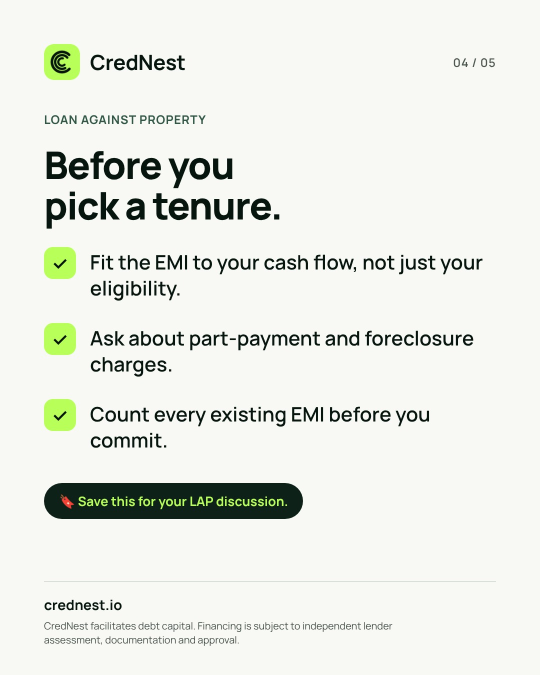
#> input picture media/CR01-lap-emi/04.jpg, 1080 x 1350 px, given in place of CredNest_Icon_Source_Transparent_120.png, which was not available (shown at 1/2 size)
$ python render_calendar.py
#> lines starting #> are read from the running program, lines starting #| are printed output that depends on the picture
### scripts/render_hooks_layout.py
"""Deterministic Manrope typesetting and original geometric topic illustrations.

All coordinates are in final-image pixels; drawing uses 2x supersampling.
The queue topic is the source of truth for every cover/card headline.
"""
import json
from functools import lru_cache
from pathlib import Path
from PIL import Image, ImageDraw, ImageFont, ImageCms

ROOT = Path(__file__).resolve().parents[1]
W, H, S, M = 1080, 1350, 2, 88
INK, DEEP, FOREST = "#07150F", "#0D2119", "#315746"
PAPER, LIME, MINT = "#F8F8F4", "#B8FF5A", "#9DF3C5"
CONTACT = "crednest.io · WhatsApp +91 98199 99057"
DISCLAIMER = ("CredNest is a debt-capital facilitator, not a lender or NBFC. "
              "Loan approval and terms are at the lender's sole discretion.")
CASE_TAG = "Illustrative scenario, not a client case or testimonial."
THEMES = {
    "dark": (DEEP, PAPER, LIME, "#DCE6E0", "#315746", "#17372A"),
    "forest": (FOREST, PAPER, LIME, PAPER, "#6F9582", "#244737"),
    "paper": (PAPER, INK, FOREST, FOREST, "#CAD3CA", "#E5EBDD"),
    "lime": (LIME, INK, INK, "#1E3A2C", "#81B83B", "#A5E64E"),
}


@lru_cache(maxsize=None)
def font(size, weight="Extrabold"):
    return ImageFont.truetype(str(ROOT / "brand/03_Fonts" / f"Manrope-{weight}.ttf"), round(size * S))


class Canvas:
    def __init__(self, theme):
#> called with theme = 'lime'
        self.bg, self.fg, self.accent, self.sub, self.rule, self.panel = THEMES[theme]
        self.im = Image.new("RGB", (W * S, H * S), self.bg)
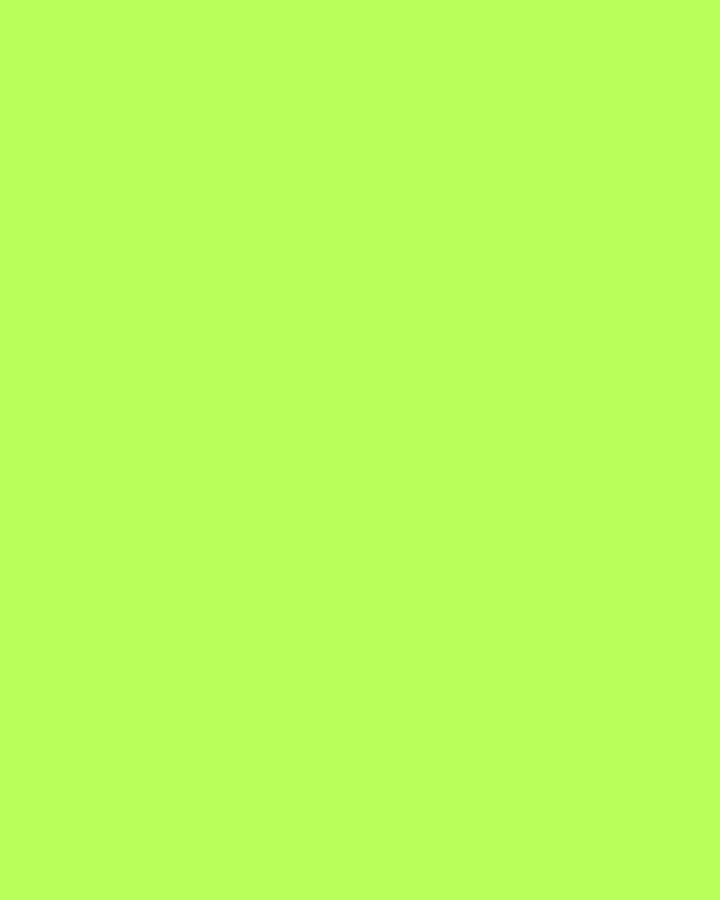
#> self.im: PIL image 2160x2700 RGB (shown at 1/3 size); mean R, G, B 184, 255, 90
        self.d = ImageDraw.Draw(self.im)

    def text(self, xy, text, size, fill=None, weight="Extrabold"):
        self.d.text(tuple(round(v * S) for v in xy), text, font=font(size, weight), fill=fill or self.fg, anchor="lt")

    def width(self, text, size, weight="Extrabold"):
        return self.d.textlength(text, font=font(size, weight)) / S

    def line(self, xy, fill=None, width=2):
        self.d.line([round(v * S) for v in xy], fill=fill or self.rule, width=round(width * S), joint="curve")

    def rect(self, box, fill=None, outline=None, width=2, radius=0):
        box = [round(v * S) for v in box]
        if radius:
            self.d.rounded_rectangle(box, radius=round(radius * S), fill=fill, outline=outline, width=round(width * S))
        else:
            self.d.rectangle(box, fill=fill, outline=outline, width=round(width * S))

    def circle(self, box, fill=None, outline=None, width=2):
        self.d.ellipse([round(v * S) for v in box], fill=fill, outline=outline, width=round(width * S))

    def wrap(self, text, size, width, weight="Medium"):
        result = []
        for para in text.split("\n"):
            line = ""
            for word in para.split():
                candidate = (line + " " + word).strip()
                if line and self.width(candidate, size, weight) > width:
                    result.append(line)
                    line = word
                else:
                    line = candidate
            result.append(line)
        assert all(self.width(line, size, weight) <= width for line in result), text
        return result

    def lines(self, xy, lines, size, leading, fill=None, weight="Medium"):
        x, y = xy
        for line in lines:
            self.text((x, y), line, size, fill, weight)
            y += leading
        return y

    # [6 lines left out: function save, not called in this run]


def header(c, kicker, index=None):
    # Use the supplied mark, unchanged and proportionally scaled.
#> called with kicker = 'Working capital'
    logo = Image.open(ROOT / "brand/04_Logos/CredNest_Icon_Source_Transparent_120.png").convert("RGBA")
    logo = logo.resize((72 * S, 72 * S), Image.Resampling.LANCZOS)
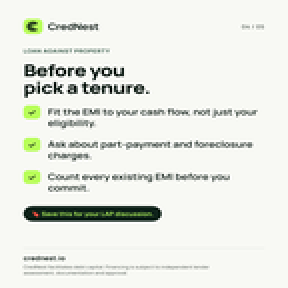
#> logo: PIL image 144x144 RGBA (shown 2 times larger); mean R, G, B, A 232.5, 235.2, 228.3, 255
    c.im.paste(logo, (M * S, 72 * S), logo)
    c.text((182, 89), "CredNest", 42, weight="Bold")
    c.line((M, 176, W - M, 176))
    c.text((M, 211), kicker.upper(), 25, c.accent, "Bold")
    if index:
        c.text((900, 102), index, 25, c.sub, "Bold")


def footer(c):
    # All footer ink stays above y=1230, leaving the bottom 120px clear.
    c.line((M, 1096, W - M, 1096))
    c.text((M, 1113), CONTACT, 30, weight="Bold")
    lines = c.wrap(DISCLAIMER, 32, W - 2 * M, "Medium")
    assert len(lines) <= 2
    end = c.lines((M, 1158), lines, 32, 35, c.fg, "Medium")
    assert end <= 1228  # final line ink ends above y=1230


def document(c, x, y, w, h, label=None, color=None, fill=None):
#> called with x = 850, y = 45, w = 128, h = 114, label = '₹'
    color = color or c.accent
    c.rect((x, y, x + w, y + h), fill=fill or c.panel, outline=color, width=3, radius=10)
    c.line((x + 18, y + 22, x + w - 18, y + 22), color, 5)
    if label:
        c.text((x + 18, y + 44), label, min(36, w * .21), color, "Bold")
    for dy, frac in ((.60, .72), (.74, .55), (.87, .66)):
        c.line((x + 18, y + h * dy, x + w * frac, y + h * dy), color, 3)


# [56 lines left out: functions house, anchor, mini, not called in this run]


def headline(c, text, y=270, start=104):
#> called with y = 270, start = 96
    for size in range(start, 89, -2):
        lines = c.wrap(text, size, W - 2 * M, "Extrabold")
        if len(lines) <= 4:
            assert " ".join(lines) == " ".join(text.split())
            return c.lines((M, y), lines, size, int(size * 1.04), c.fg, "Extrabold"), size, lines
#> this loop made 1 pass
#> lines on pass 1: ['CC limit full every', "month? That's a", 'signal.']
    raise ValueError(f"Headline cannot fit at >=90px and <=4 lines: {text}")


# [42 lines left out: function render, not called in this run]


# Content transcribed from the existing slides, preserving educational meaning.
# Scenario labels move out of the headline into the small, explicit tag.
INTERIORS = {
    "D09-feed": [
        ("A supply contract. An obligation first.", ["The business has a contractual performance obligation.", "This is not a client case or testimonial."]),
        ("Start with the underlying documents.", ["Contract, parties and payment terms.", "The exact obligation the instrument supports."]),
        ("Match the instrument to the requirement.", ["LC and BG discussions serve different commercial purposes.", "The structure and documents depend on lender assessment."]),
        ("Save this with your contract checklist.", []),
    ],
    "D10-feed": [
        ("Property and identity.", ["Ownership and title information.", "KYC and records relevant to the property."]),
        ("Income and existing commitments.", ["Income or business financial information.", "Banking and existing repayment obligations."]),
        ("Use of funds and repayment.", ["Explain what the borrowing will support.", "Ask which case-specific documents the lender requires."]),
        ("Save the LAP document checklist.", []),
    ],
    "D16-feed": [
        ("Build the project explanation.", ["Purpose, implementation milestones and costs.", "Sources of funds and repayment assumptions."]),
        ("CMA and DPR answer different questions.", ["CMA information supports financial projections.", "A DPR explains the project, implementation and assumptions."]),
        ("Make the records consistent.", ["Connect estimates to supporting evidence.", "Ask what your project and lender require."]),
        ("Save the project-finance preparation checklist.", []),
    ],
    "D20-feed": [
        ("Property is not the whole assessment.", ["Income and repayment capacity still matter.", "Existing obligations need a clear explanation."]),
        ("Security has its own checks.", ["Ownership, title and valuation.", "Documents depend on the property and the lender."]),
        ("Prepare both parts of the file.", ["Explain the use of funds and cash-flow context.", "The lender decides the overall case."]),
        ("Save this before a LAP discussion.", []),
    ],
    "D21-feed": [
        ("One manufacturer. Different records.", ["Banking, financial records and projections tell different stories.", "This is not a client case or testimonial."]),
        ("Identify the gaps.", ["Check operating assumptions against supporting records.", "Explain differences in a consistent credit brief."]),
        ("Preparation is the outcome.", ["Organise the information before lender engagement.", "No financing result is claimed."]),
        ("Share this with the team preparing your credit file.", []),
    ],
}


# [24 lines left out: function render_interiors, not called in this run]

### scripts/render_calendar.py
#!/usr/bin/env python3
"""Render the Dec 2026 - Jan 2027 calendar stills (cards, carousels, stories) in the house layout.

Content lives in plans/content_dec_jan.py. Usage:
    python scripts/render_calendar.py [--only ID ...] [--from 2026-11-28 --to 2026-12-13]
"""
import argparse, sys
from pathlib import Path
from PIL import Image, ImageDraw, ImageCms

sys.path.insert(0, str(Path(__file__).resolve().parent))
import render_hooks_layout as L
from render_hooks_layout import Canvas, header, footer, headline, document, house, M, W, INK, PAPER, LIME, ROOT

sys.path.insert(0, str(ROOT / "plans"))
import content_dec_jan as C

BAR = {"CK": C.CK, "WA": C.WA}
PROPERTY = ("property", "lap", "home", "lease")
CYCLE = ["lime", "paper", "dark"]  # 27 Nov 2026 cover was dark, so 28 Nov starts lime


def feed_themes():
    feed = sorted((i for i in C.ITEMS if i["type"] in ("image", "carousel")), key=lambda i: (i["date"], i["slot"]))
    return {it["id"]: CYCLE[n % 3] for n, it in enumerate(feed)}


def mini_icon(c, it):
    x, y = 838, 45
    if any(k in it["kicker"].lower() for k in PROPERTY):
        house(c, x + 10, y + 9, 130, 102)
    else:
        document(c, x + 12, y, 128, 114, "₹")


def cta_colors(theme):
    return (INK, PAPER) if theme in {"paper", "lime"} else (LIME, INK)


def card(it, theme):
    c = Canvas(theme)
    header(c, it["kicker"])
    mini_icon(c, it)
    end, _, _ = headline(c, it["headline"], start=96)
#> end = 567
    sub = c.wrap(it["sub"], 33, W - 2 * M, "Medium")
#> sub = 2 items
    assert len(sub) <= 2, it["id"]
    sub_end = c.lines((M, end + 22), sub, 33, 42, c.sub)
#> the loop in lines (call 2), `for line in lines:` made 2 passes
#> y on pass 1: 631
#> (line, y) on pass 2: ('something.', 673)
#> sub_end = 673
    y = max(620, sub_end + 40)
#> y = 713
    step = (968 - y) / 3
#> step = 85
    assert step >= 54, it["id"]
    psize, nsize = (36, 42) if step >= 75 else (33, 29)
#> psize = 36; nsize = 42
    for n, p in enumerate(it["points"], 1):
        c.line((M, y - 14, W - M, y - 14))
        c.text((M, y), f"0{n}", nsize, c.accent, "Bold")
        assert c.width(p, psize, "Semibold") <= W - M - 180, p
        c.text((180, y + 3), p, psize, c.fg, "Semibold")
        y += step
#> this loop made 3 passes
#> y on passes 1 to 3: 798, 883, 968
#> after the loop, y = 968
    bg, fg = cta_colors(theme)
    c.rect((M, 1010, W - M, 1072), fill=bg, radius=10)
    assert c.width(BAR[it["cta"]], 31, "Bold") < W - 2 * M - 48
    c.text((M + 24, 1027), BAR[it["cta"]], 31, fg, "Bold")
    footer(c)
#> in footer, `lines = c.wrap(DISCLAIMER, 32, W - 2 * M, "Medium")`: lines = 3 items
    return [c.save(ROOT / "media" / it["id"] / "01.jpg")]


# [57 lines left out: function carousel, not called in this run]


class Story(Canvas):
    H = 1920

    # [39 lines left out: functions __init__, save, story, not called in this run]


def main():
    ap = argparse.ArgumentParser()
    ap.add_argument("--only", nargs="*")
    ap.add_argument("--from", dest="start", default="0000")
    ap.add_argument("--to", dest="end", default="9999")
    a = ap.parse_args()
    themes = feed_themes()
    for it in C.ITEMS:
        if a.only and it["id"] not in a.only:
            continue
        if not (a.start <= it["date"] <= a.end):
            continue
        if it["type"] == "image":
            print(it["id"], card(it, themes[it["id"]]))
        elif it["type"] == "carousel":
            print(it["id"], carousel(it, themes[it["id"]]))
        if it.get("story"):
            print(it["id"] + "-story", story(it, "forest" if themes.get(it["id"]) == "dark" else "dark"))


if __name__ == "__main__":
#> (the run stopped early here; a loop or call above may not have finished)
